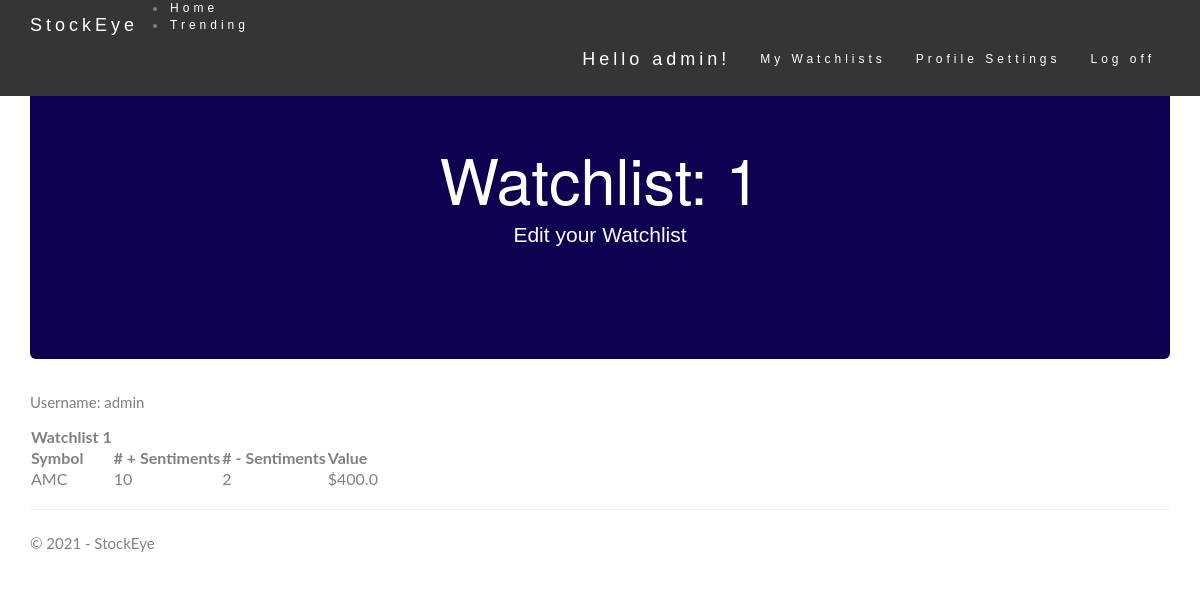
The page /watchlist/1/ (signed in) on the database its author committed.
### app/models.py (models this page shows)
class StockList(models.Model):
    stock_id = models.UUIDField(primary_key=True, default=uuid.uuid4, editable=False)
    symbol = models.CharField(max_length=6, blank=False, default = '')
    positiveSentimentCount = models.PositiveIntegerField(blank=False, default=0)
    negativeSentimentCount = models.PositiveIntegerField(blank=False, default=0)
    value = models.FloatField(blank=False, default = 0.0)
    tweet_id = models.CharField(max_length=6, blank=True, default = '')
    def __str__(self):
        return self.symbol

### app/views.py (the view)
# urls.py: path('watchlist/<int:w_id>/', views.edit_watchlist, name='edit_watchlist'),
@login_required
def edit_watchlist(request, w_id):
    assert isinstance(request, HttpRequest)
    stocks = []
    try:
        watchlist = WatchList.objects.filter(user=request.user, watchList_id=w_id).get()
        watchlist_id = watchlist.watchList_id
        watchlist_name = watchlist.watchList_name
        for stock in watchlist.stockResults.all():
            stocks.append(stock)
        print(f'Stocks: {stocks}')
    except WatchList.DoesNotExist:
        return redirect('watchlists')
    context = {
        'title': 'Edit Watchlist',
        'year': datetime.now().year,
        'user': request.user,
        'watchlist_id': watchlist_id,
        'watchlist_name': watchlist_name,
        'stocks': stocks,
    }
    return render(
        request,
        'app/edit_watchlist.html',
        context
    )

### app/templates/app/edit_watchlist.html
{% extends "app/layout.html" %}
{% load static %}
{% block content %}
<body>
<div class="jumbotron text-center">
        {% if watchlist_name %}
            <h1>Watchlist: {{ watchlist_name }}</h1>
        {% elif watchlist_id %}
            <h1>Watchlist: {{ watchlist_id }}</h1>
        {% else %}
            <h1>StockEye: Watchlist</h1>
        {% endif %}
        <p>Edit your Watchlist</p>
    </div>
    <div class="content">
        {% if user.is_authenticated %}
            <p>Username: {{ user.username }}</p>
        {% else %}
            <p>Username: {{ user.username }} (Not a valid user)</p>
        {% endif %}
        <table>
            <tr>
                {% if watchlist_name %}
                    <th>{{ watchlist_name }}</th>
                {% else %}
                    <th>Watchlist {{watchlist_id}}</th>
                {% endif %}
            </tr>
            <tr>
                <th>Symbol</th>
                <th># + Sentiments</th>
                <th># - Sentiments</th>
                <th>Value</th>
            </tr>
            {% for stock in stocks %}
            <tr>
                <td>{{ stock.symbol }}</td>
                <td>{{ stock.positiveSentimentCount }}</td>
                <td>{{ stock.negativeSentimentCount }}</td>
                <td>${{ stock.value }}</td>
            </tr>
            {% endfor %}
        </table>
    </div>
</body>
{% endblock %}

### app/templates/app/layout.html (shortened to what this page needs)
﻿<!DOCTYPE html>
<html>
<head>
    {% load static %}
    <link rel="stylesheet" type="text/css" href="{% static 'app/content/bootstrap.min.css' %}" />
    <link rel="stylesheet" type="text/css" href="{% static 'app/content/site.css' %}" />
</head>
<body>
    <div class="navbar navbar-inverse navbar-fixed-top">
        <div class="container">
            <div class="navbar-header">
                <a href="/" class="navbar-brand">StockEye</a>
            </div>
            <li><a href="{% url 'home' %}">Home</a></li>
                <li><a href="{% url 'trending' %}">Trending</a></li>
                {% if user.is_authenticated %}
                    <form id="logoutForm" action="/logout/" method="post" class="navbar-right">
                        <ul class="nav navbar-nav navbar-right">
                            <li><span class="navbar-brand">Hello {{ user.username }}!</span></li>
                            <li><a href="{% url 'watchlists' %}">My Watchlists</a></li>
                            <li><a href="{% url 'profile' %}">Profile Settings</a></li>
                            <li><a href="javascript:document.getElementById('logoutForm').submit()">Log off</a></li>
                        </ul>
                    </form>
                {% else %}
                    <ul class="nav navbar-nav navbar-right">
                        <li><a href="{% url 'register' %}">Register</a></li>
                        <li><a href="{% url 'login' %}">Log in</a></li>
                    </ul>
                {% endif %}
            </div>
        </div>
    <div class="container body-content">
{% block content %}{% endblock %}
        <hr/>
        <footer>
            <p>&copy; {{ year }} - StockEye</p>
        </footer>
    </div>
</body>
</html>

### static/app/content/site.css (style rules this page uses)
body { font: 400 15px Lato, sans-serif; line-height: 1.8; color: #818181; }
.jumbotron { background-color: #0d0051; color: #fff; padding: 100px 25px; font-family: Montserrat, sans-serif; }
.navbar { margin-bottom: 0; background-color: #353535; z-index: 9999; border: 0; font-size: 12px !important; line-height: 1.42857143 !important; letter-spacing: 4px; border-radius: 0; font-family: Montserrat, sans-serif; }
.navbar li a, .navbar .navbar-brand { color: #fff !important; }

### rows shown on the page
StockList: symbol "AMC", positiveSentimentCount "10", negativeSentimentCount "2", value "400.0"

### other values the page prints
{{ user.username }} "admin"
{{ watchlist_id }} "1"
